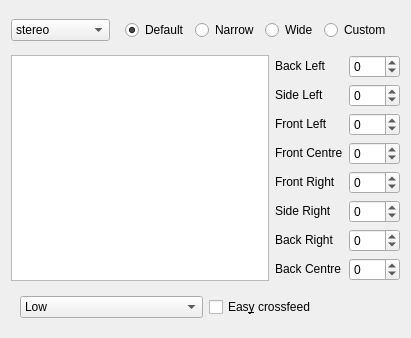
      <widget class="QWidget" name="Speakers_tab">
       <attribute name="title">
        <string>&amp;Speakers</string>
       </attribute>
       <layout class="QVBoxLayout" name="verticalLayout_7">
        <item>
         <layout class="QHBoxLayout" name="horizontalLayout_10">
          <item>
           <widget class="QComboBox" name="speakers_comboBox">
            <property name="currentIndex">
             <number>2</number>
            </property>
            <item>
             <property name="text">
              <string>mono</string>
             </property>
            </item>
            <item>
             <property name="text">
              <string>headphones</string>
             </property>
            </item>
            <item>
             <property name="text">
              <string>stereo</string>
             </property>
            </item>
            <item>
             <property name="text">
              <string>4-channel</string>
             </property>
            </item>
            <item>
             <property name="text">
              <string>5.1</string>
             </property>
            </item>
            <item>
             <property name="text">
              <string>6.1</string>
             </property>
            </item>
            <item>
             <property name="text">
              <string>7.1</string>
             </property>
            </item>
           </widget>
          </item>
          <item>
           <widget class="QStackedWidget" name="layout_presets_stackedWidget">
            <property name="sizePolicy">
             <sizepolicy hsizetype="Preferred" vsizetype="Fixed">
              <horstretch>0</horstretch>
              <verstretch>0</verstretch>
             </sizepolicy>
            </property>
            <property name="currentIndex">
             <number>0</number>
            </property>
            <widget class="QWidget" name="page">
             <layout class="QHBoxLayout" name="horizontalLayout_3">
              <item>
               <widget class="QRadioButton" name="layout_default_radioButton">
                <property name="text">
                 <string>Default</string>
                </property>
                <property name="checked">
                 <bool>true</bool>
                </property>
                <attribute name="buttonGroup">
                 <string>stereo_layout_buttonGroup</string>
                </attribute>
               </widget>
              </item>
              <item>
               <widget class="QRadioButton" name="layout_narrow_radioButton">
                <property name="text">
                 <string>Narrow</string>
                </property>
                <attribute name="buttonGroup">
                 <string>stereo_layout_buttonGroup</string>
                </attribute>
               </widget>
              </item>
              <item>
               <widget class="QRadioButton" name="layout_wide_radioButton">
                <property name="text">
                 <string>Wide</string>
                </property>
                <attribute name="buttonGroup">
                 <string>stereo_layout_buttonGroup</string>
                </attribute>
               </widget>
              </item>
              <item>
               <widget class="QRadioButton" name="layout_custom_radioButton">
                <property name="text">
                 <string>Custom</string>
                </property>
                <attribute name="buttonGroup">
                 <string>stereo_layout_buttonGroup</string>
                </attribute>
               </widget>
              </item>
             </layout>
            </widget>
            <widget class="QWidget" name="page_2">
             <layout class="QHBoxLayout" name="horizontalLayout_9"/>
            </widget>
           </widget>
          </item>
         </layout>
        </item>
        <item>
         <layout class="QHBoxLayout" name="horizontalLayout_20">
          <item>
           <widget class="QGraphicsView" name="graphicsView">
            <property name="toolTip">
             <string>Drag the speaker icons to match your physical layout.
Only direction is taken into account, not distance.</string>
            </property>
            <property name="verticalScrollBarPolicy">
             <enum>Qt::ScrollBarAlwaysOff</enum>
            </property>
            <property name="horizontalScrollBarPolicy">
             <enum>Qt::ScrollBarAlwaysOff</enum>
            </property>
           </widget>
          </item>
          <item>
           <layout class="QGridLayout" name="gridLayout_31">
            <item row="0" column="0">
             <widget class="QLabel" name="speaker_bl_label">
              <property name="sizePolicy">
               <sizepolicy hsizetype="Preferred" vsizetype="Fixed">
                <horstretch>0</horstretch>
                <verstretch>0</verstretch>
               </sizepolicy>
              </property>
              <property name="text">
               <string>Back Left</string>
              </property>
              <property name="buddy">
               <cstring>speaker_bl_spinBox</cstring>
              </property>
             </widget>
            </item>
            <item row="0" column="1">
             <widget class="QSpinBox" name="speaker_bl_spinBox">
              <property name="minimum">
               <number>-179</number>
              </property>
              <property name="maximum">
               <number>180</number>
              </property>
             </widget>
            </item>
            <item row="1" column="0">
             <widget class="QLabel" name="speaker_sl_label">
              <property name="sizePolicy">
               <sizepolicy hsizetype="Preferred" vsizetype="Fixed">
                <horstretch>0</horstretch>
                <verstretch>0</verstretch>
               </sizepolicy>
              </property>
              <property name="text">
               <string>Side Left</string>
              </property>
              <property name="buddy">
               <cstring>speaker_sl_spinBox</cstring>
              </property>
             </widget>
            </item>
            <item row="1" column="1">
             <widget class="QSpinBox" name="speaker_sl_spinBox">
              <property name="minimum">
               <number>-179</number>
              </property>
              <property name="maximum">
               <number>180</number>
              </property>
             </widget>
            </item>
            <item row="2" column="0">
             <widget class="QLabel" name="speaker_fl_label">
              <property name="sizePolicy">
               <sizepolicy hsizetype="Preferred" vsizetype="Fixed">
                <horstretch>0</horstretch>
                <verstretch>0</verstretch>
               </sizepolicy>
              </property>
              <property name="text">
               <string>Front Left</string>
              </property>
              <property name="buddy">
               <cstring>speaker_fl_spinBox</cstring>
              </property>
             </widget>
            </item>
            <item row="2" column="1">
             <widget class="QSpinBox" name="speaker_fl_spinBox">
              <property name="minimum">
               <number>-179</number>
              </property>
              <property name="maximum">
               <number>180</number>
              </property>
             </widget>
            </item>
            <item row="3" column="0">
             <widget class="QLabel" name="speaker_fc_label">
              <property name="sizePolicy">
               <sizepolicy hsizetype="Preferred" vsizetype="Fixed">
                <horstretch>0</horstretch>
                <verstretch>0</verstretch>
               </sizepolicy>
              </property>
              <property name="text">
               <string>Front Centre</string>
              </property>
              <property name="buddy">
               <cstring>speaker_fc_spinBox</cstring>
              </property>
             </widget>
            </item>
            <item row="3" column="1">
             <widget class="QSpinBox" name="speaker_fc_spinBox">
              <property name="minimum">
               <number>-179</number>
              </property>
              <property name="maximum">
               <number>180</number>
              </property>
             </widget>
            </item>
            <item row="4" column="0">
             <widget class="QLabel" name="speaker_fr_label">
              <property name="sizePolicy">
               <sizepolicy hsizetype="Preferred" vsizetype="Fixed">
                <horstretch>0</horstretch>
                <verstretch>0</verstretch>
               </sizepolicy>
              </property>
              <property name="text">
               <string>Front Right</string>
              </property>
              <property name="buddy">
               <cstring>speaker_fr_spinBox</cstring>
              </property>
             </widget>
            </item>
            <item row="4" column="1">
             <widget class="QSpinBox" name="speaker_fr_spinBox">
              <property name="minimum">
               <number>-179</number>
              </property>
              <property name="maximum">
               <number>180</number>
              </property>
             </widget>
            </item>
            <item row="5" column="0">
             <widget class="QLabel" name="speaker_sr_label">
              <property name="sizePolicy">
               <sizepolicy hsizetype="Preferred" vsizetype="Fixed">
                <horstretch>0</horstretch>
                <verstretch>0</verstretch>
               </sizepolicy>
              </property>
              <property name="text">
               <string>Side Right</string>
              </property>
              <property name="buddy">
               <cstring>speaker_sr_spinBox</cstring>
              </property>
             </widget>
            </item>
            <item row="5" column="1">
             <widget class="QSpinBox" name="speaker_sr_spinBox">
              <property name="minimum">
               <number>-179</number>
              </property>
              <property name="maximum">
               <number>180</number>
              </property>
             </widget>
            </item>
            <item row="6" column="1">
             <widget class="QSpinBox" name="speaker_br_spinBox">
              <property name="minimum">
               <number>-179</number>
              </property>
              <property name="maximum">
               <number>180</number>
              </property>
             </widget>
            </item>
            <item row="6" column="0">
             <widget class="QLabel" name="speaker_br_label">
              <property name="sizePolicy">
               <sizepolicy hsizetype="Preferred" vsizetype="Fixed">
                <horstretch>0</horstretch>
                <verstretch>0</verstretch>
               </sizepolicy>
              </property>
              <property name="text">
               <string>Back Right</string>
              </property>
              <property name="buddy">
               <cstring>speaker_br_spinBox</cstring>
              </property>
             </widget>
            </item>
            <item row="7" column="0">
             <widget class="QLabel" name="speaker_bc_label">
              <property name="sizePolicy">
               <sizepolicy hsizetype="Preferred" vsizetype="Fixed">
                <horstretch>0</horstretch>
                <verstretch>0</verstretch>
               </sizepolicy>
              </property>
              <property name="text">
               <string>Back Centre</string>
              </property>
              <property name="buddy">
               <cstring>speaker_br_spinBox</cstring>
              </property>
             </widget>
            </item>
            <item row="7" column="1">
             <widget class="QSpinBox" name="speaker_bc_spinBox">
              <property name="minimum">
               <number>-179</number>
              </property>
              <property name="maximum">
               <number>180</number>
              </property>
             </widget>
            </item>
           </layout>
          </item>
         </layout>
        </item>
        <item>
         <widget class="QStackedWidget" name="layout_options_stackedWidget">
          <property name="sizePolicy">
           <sizepolicy hsizetype="Preferred" vsizetype="Fixed">
            <horstretch>0</horstretch>
            <verstretch>0</verstretch>
           </sizepolicy>
          </property>
          <property name="currentIndex">
           <number>0</number>
          </property>
          <widget class="QWidget" name="page_3">
           <layout class="QGridLayout" name="gridLayout">
            <item row="0" column="0">
             <widget class="QComboBox" name="crossfeed_comboBox">
              <property name="toolTip">
               <string>High crossfeed makes virtual speakers appear closer to each other.
Users of headphones may want to try various settings.</string>
              </property>
              <property name="currentIndex">
               <number>1</number>
              </property>
              <item>
               <property name="text">
                <string>None</string>
               </property>
              </item>
              <item>
               <property name="text">
                <string>Low</string>
               </property>
              </item>
              <item>
               <property name="text">
                <string>Middle</string>
               </property>
              </item>
              <item>
               <property name="text">
                <string>High</string>
               </property>
              </item>
             </widget>
            </item>
            <item row="0" column="1">
             <widget class="QCheckBox" name="easy_crossfeed_checkBox">
              <property name="text">
               <string>Eas&amp;y crossfeed</string>
              </property>
             </widget>
            </item>
           </layout>
          </widget>
          <widget class="QWidget" name="page_4">
           <layout class="QGridLayout" name="gridLayout_3">
            <item row="0" column="0">
             <widget class="QCheckBox" name="dupstereo_checkBox">
              <property name="toolTip">
               <string>Sets whether to duplicate stereo sounds on the rear and side speakers for 4+ channel output.
This can make stereo sources substantially louder than mono or even 4+ channel sources,
but provides a &quot;fuller&quot; playback quality.</string>
              </property>
              <property name="text">
               <string>&amp;Duplicate stereo sounds on the rear speakers.</string>
              </property>
              <property name="wordWrap" stdset="0">
               <bool>true</bool>
              </property>
             </widget>
            </item>
           </layout>
          </widget>
          <widget class="QWidget" name="page_5"/>
         </widget>
        </item>
       </layout>
      </widget>
